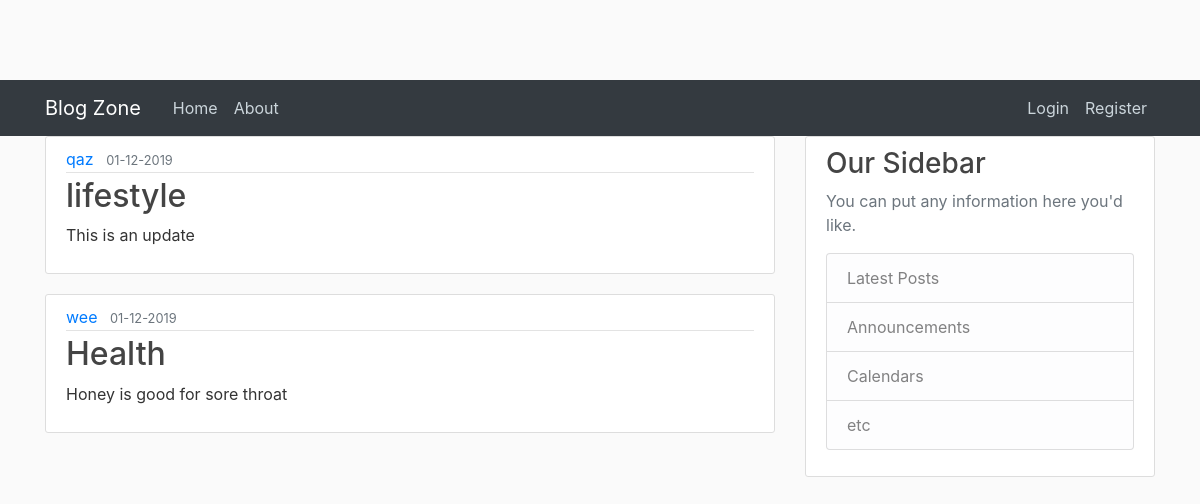
Before: / with the older database file.
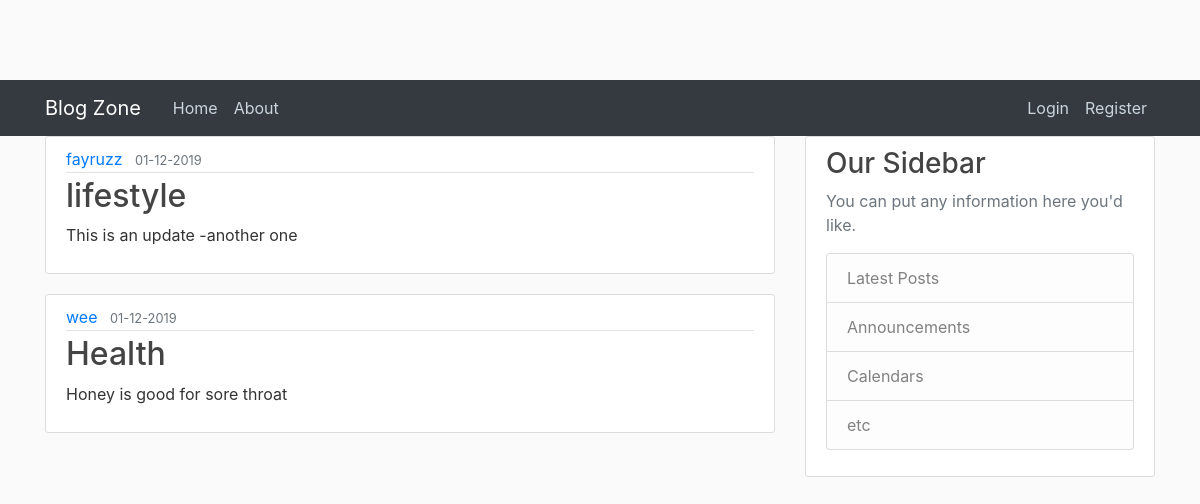
After: the same page with the newer database file.
### app/models.py (models this page shows, shortened)
class Post(db.Model):
  id =db.Column(db.Integer,primary_key= True)
  title =db.Column(db.String(100),nullable= False)
  date_posted =db.Column(db.DateTime,nullable= False,default=datetime.utcnow)
  content =db.Column(db.Text,nullable= False)
  user_id= db.Column(db.Integer,db.ForeignKey('user.id'),nullable=False)

class User(db.Model,UserMixin):
  id =db.Column(db.Integer,primary_key= True)
  email =db.Column(db.String(100),unique= True,nullable= False)
  username =db.Column(db.String(100),unique= True,nullable= False)
  image_file =db.Column(db.String(100),nullable= False, default="default.jpeg")
  password =db.Column(db.String(100),nullable= False)
  posts =db.relationship('Post',backref= 'author',lazy=True)

### app/views.py (the view)
@app.route('/')
def index():
  posts=Post.query.all()
  return render_template('index.html',posts = posts )

### app/templates/index.html (shortened to what this page needs)
{%extends "base.html"%}
{% block content %}
    {% for post in posts %}
    <article class="media content-section">
        <div class="media-body">
          <div class="article-metadata">
            <a class="mr-2" href="#">{{ post.author.username }}</a>
            <small class="text-muted">{{ post.date_posted.strftime('%d-%m-%Y')}}</small>
          </div>
          <h2><a class="article-title" href="{{url_for('blog',post_id=post.id)}}">{{ post.title }}</a></h2>
          <p class="article-content">{{ post.content }}</p>
        </div>
      </article>  {% endfor %}
{% endblock %}

### app/templates/base.html (shortened to what this page needs)
<!DOCTYPE html>
<html lang="en">
<head>
    <link rel="stylesheet" href="https://stackpath.bootstrapcdn.com/bootstrap/4.3.1/css/bootstrap.min.css">
  <link rel="stylesheet" href="{{url_for('static',filename ='styles.css')}}">
</head>
<body>
    <header class="site-header">
        <nav class="navbar navbar-expand-md navbar-dark bg-dark">
          <div class="container">
            <a class="navbar-brand mr-4" href="/">Blog Zone</a>
            <div class="collapse navbar-collapse" id="navbarToggle">
              <div class="navbar-nav mr-auto">
                <a class="nav-item nav-link" href="/">Home</a>
                <a class="nav-item nav-link" href="/about">About</a>
              </div>
              <div class="navbar-nav">
                {% if current_user.is_authenticated %}
                <a class="nav-item nav-link" href="{{ url_for('new_blog')}}">New Blog</a>
                <a class="nav-item nav-link" href="/profile">Profile</a>
                <a class="nav-item nav-link" href="/logout">Log Out</a>
                {% else %}
                <a class="nav-item nav-link" href="/login">Login</a>
                <a class="nav-item nav-link" href="/register">Register</a>
                {% endif %}
              </div>
            </div>
          </div>
        </nav>
      </header>
      <main role="main" class="container">
          <div class="row">
            <div class="col-md-8">
              {% block content %}{% endblock %}
            </div>
            <div class="col-md-4">
              <div class="content-section">
                <h3>Our Sidebar</h3>
                <p class='text-muted'>You can put any information here you'd like.
                  <ul class="list-group">
                    <li class="list-group-item list-group-item-light">Latest Posts</li>
                    <li class="list-group-item list-group-item-light">Announcements</li>
                    <li class="list-group-item list-group-item-light">Calendars</li>
                    <li class="list-group-item list-group-item-light">etc</li>
                  </ul>
                </p>
              </div>
            </div>
          </div>
        </main>
</body>
</html>

### app/static/styles.css (style rules this page uses)
body { background: #fafafa; color: #333333; margin-top: 5rem; }
h1, h2, h3, h4, h5, h6 { color: #444444; }
.site-header .navbar-nav .nav-link { color: #cbd5db; }
.content-section { background: #ffffff; padding: 10px 20px; border: 1px solid #dddddd; border-radius: 3px; margin-bottom: 20px; }
.article-title { color: #444444; }
.article-content { white-space: pre-line; }
.article-metadata { padding-bottom: 1px; margin-bottom: 4px; border-bottom: 1px solid #e3e3e3 }

Changed rows visible on the page:
changed Post "lifestyle": author.username "qaz" → "fayruzz"; content "This is an update" → "This is an update -another one"
